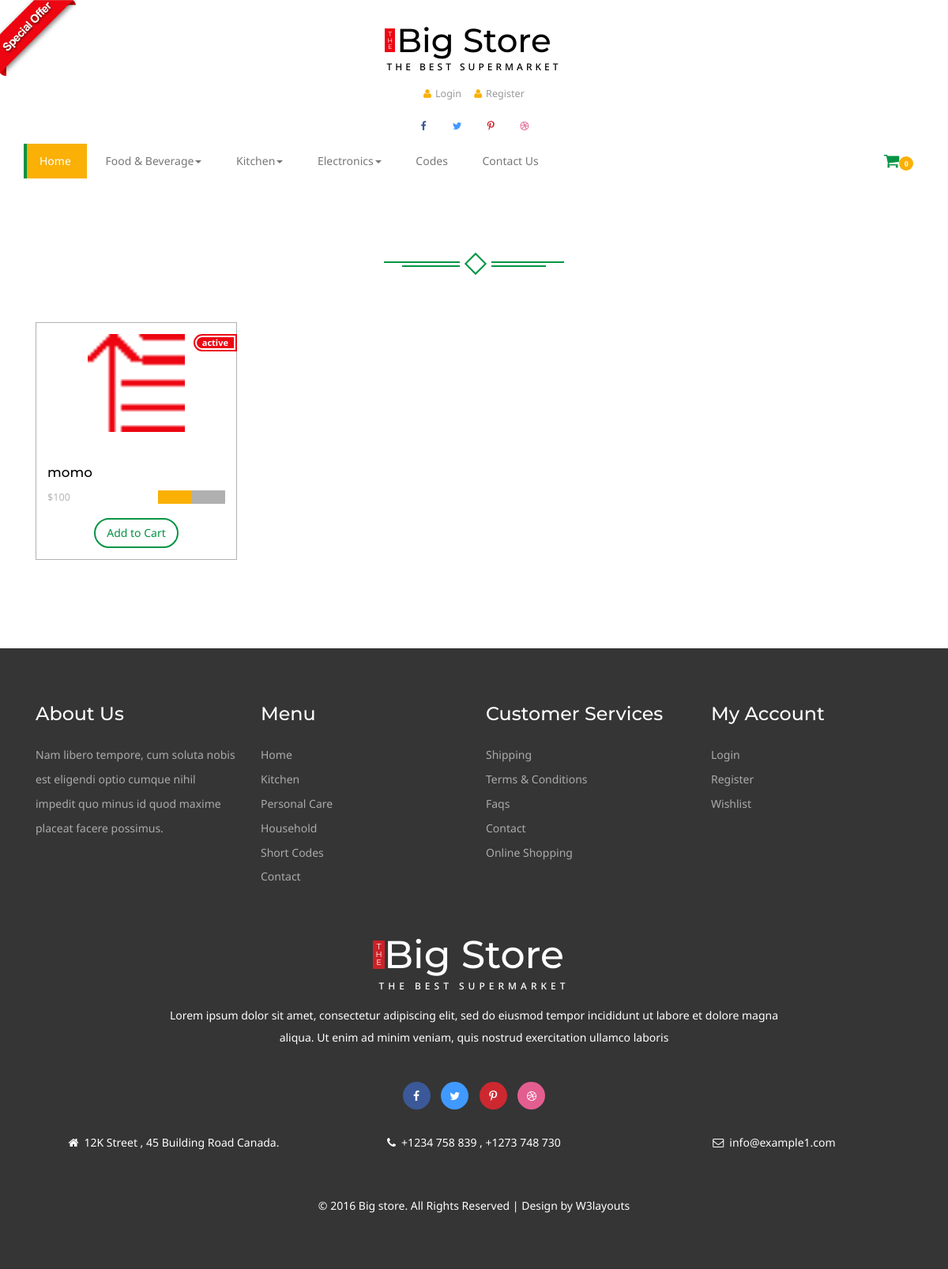
The app's page /subcategory/momo with its own data.
### home/models.py (models this page shows, shortened)
class Category(models.Model):
	name=models.CharField(max_length=300)
	slug=models.CharField(max_length=300)
	image=models.ImageField(upload_to='media')
	status=models.CharField(max_length=300,choices=STATUS,blank=True)

class Product(models.Model):
	name=models.CharField(max_length=300)
	category=models.ForeignKey(Category,on_delete = models.CASCADE)
	subcategory=models.ForeignKey(SubCategory,on_delete = models.CASCADE)
	price=models.IntegerField()
	discounted_price = models.IntegerField(default=0)
	image=models.ImageField(upload_to = 'media')
	description=models.TextField(blank=True)
	overview=models.TextField(blank=True)
	labels=models.CharField(max_length=100,choices=STATUS,blank=True)
	slug=models.CharField(max_length=300,unique = True)

### home/views.py (the view)
# urls.py: path('subcategory/<slug>', SubcategoryView.as_view(),name='home'),
class SubcategoryView(BaseView):
	def get(self,request,slug):
		subcat = SubCategory.objects.get(slug = slug).id
		self.views['subcat_products']=Product.objects.filter(subcategory_id=subcat)
		self.views['subcat_titile']=SubCategory.objects.get(slug = slug).name
		return render(request,'subcategory.html',self.views)

### templates/subcategory.html (shortened to what this page needs)
{% extends 'base.html' %}
{% load static %}
{% block content %}
<div class="content-top offer-w3agile">
	<div class="container ">
		<div class="spec ">
							<div class="ser-t">
					<span><i></i></span>
				</div>
		</div>
						<div class=" con-w3l wthree-of">
							{% for subcat in subcat_products %}
							<div class="col-md-3 pro-1">
								<div class="col-m">
									<a href="#" data-toggle="modal" data-target="#myModal1" class="offer-img">
										<img src="{{subcat.image.url}}" class="img-responsive" alt="">
										<div class="offer"><p><span>{{subcat.labels}}</span></p></div>
									</a>
									<div class="mid-1">
										<div class="women">
											<h6><a href="single.html">{{subcat.name}}</a></h6>
										</div>
										<div class="mid-2">
										{% if subcat.discounted_price > 0 %}
											<p ><label>${{subcat.price}}</label><em class="item_price">${{subcat.discounted_price}}</em></p>
											{% else %}
											<p ><em class="item_price">${{subcat.price}}</em></p>
											{% endif %}
											  <div class="block">
												<div class="starbox small ghosting"> </div>
											</div>
											<div class="clearfix"></div>
										</div>
										<div class="add">
										   <button class="btn btn-danger my-cart-btn my-cart-b " data-id="1" data-name="Moong" data-summary="summary 1" data-price="1.50" data-quantity="1" data-image="images/of.png">Add to Cart</button>
										</div>
									</div>
								</div>
							</div>
							{% endfor %}
							<div class="clearfix"></div>
						 </div>
					</div>
				</div>
{% endblock %}

### templates/base.html (shortened to what this page needs)
<!DOCTYPE html>
{% load static %}
<html>
<head>
<link href="{% static 'css/bootstrap.css' %}" rel='stylesheet' type='text/css' />
<link href="{% static 'css/style.css' %}" rel='stylesheet' type='text/css' />
<link href="{% static 'css/font-awesome.css' %}" rel="stylesheet">
	<link rel="stylesheet" href="{% static 'css/jstarbox.css' %}" type="text/css" media="screen" charset="utf-8" />
</head>
<body>
<a href="offer"><img src="{% static 'images/download.png' %}" class="img-head" alt=""></a>
<div class="header">
		<div class="container">
			<div class="logo">
				<h1 ><a href="index"><b>T<br>H<br>E</b>Big Store<span>The Best Supermarket</span></a></h1>
			</div>
			<div class="head-t">
				<ul class="card">
					{% if user.is_authenticated %}
					<li><a href="wishlist.html" ><i class="fa fa-heart" aria-hidden="true"></i>Wishlist</a></li>
					<li><a href="" ><i class="fa fa-arrow-right" aria-hidden="true"></i>{{user.username}}</a></li>
					<li><a href="accounts/logout" ><i class="fa fa-arrow-right" aria-hidden="true"></i>Logout</a></li>
					<li><a href="about.html" ><i class="fa fa-file-text-o" aria-hidden="true"></i>Order History</a></li>
					<li><a href="shipping.html" ><i class="fa fa-ship" aria-hidden="true"></i>Shipping</a></li>
					{% else %}
					<li><a href="accounts/login" ><i class="fa fa-user" aria-hidden="true"></i>Login</a></li>
					<li><a href="accounts/register" ><i class="fa fa-user" aria-hidden="true"></i>Register</a></li>
					{% endif %}
				</ul>
			</div>
			<div class="header-ri">
				<ul class="social-top">
					<li><a href="#" class="icon facebook"><i class="fa fa-facebook" aria-hidden="true"></i></a></li>
					<li><a href="#" class="icon twitter"><i class="fa fa-twitter" aria-hidden="true"></i></a></li>
					<li><a href="#" class="icon pinterest"><i class="fa fa-pinterest-p" aria-hidden="true"></i></a></li>
					<li><a href="#" class="icon dribbble"><i class="fa fa-dribbble" aria-hidden="true"></i></a></li>
				</ul>
			</div>
				<div class="nav-top">
					<nav class="navbar navbar-default">
					<div class="collapse navbar-collapse" id="bs-megadropdown-tabs">
						<ul class="nav navbar-nav ">
							<li class=" active"><a href="/" class="hyper "><span>Home</span></a></li>
							{% for cat in categories %}
							<li class="dropdown ">
								<a href="#" class="dropdown-toggle  hyper" data-toggle="dropdown" ><span>{{cat.name}}<b class="caret"></b></span></a>
							</li>
							{% endfor %}
							<li><a href="codes" class="hyper"> <span>Codes</span></a></li>
							<li><a href="contact" class="hyper"><span>Contact Us</span></a></li>
						</ul>
					</div>
					</nav>
					 <div class="cart" >
						<span class="fa fa-shopping-cart my-cart-icon"><span class="badge badge-notify my-cart-badge"></span></span>
					</div>
					<div class="clearfix"></div>
				</div>
				</div>
</div>
  {% block content %}
  {% endblock %}
<div class="footer">
	<div class="container">
		<div class="col-md-3 footer-grid">
			<h3>About Us</h3>
			<p>Nam libero tempore, cum soluta nobis est eligendi
				optio cumque nihil impedit quo minus id quod maxime
				placeat facere possimus.</p>
		</div>
		<div class="col-md-3 footer-grid ">
			<h3>Menu</h3>
			<ul>
				<li><a href="/">Home</a></li>
				<li><a href="kitchen">Kitchen</a></li>
				<li><a href="care">Personal Care</a></li>
				<li><a href="hold">Household</a></li>
				<li><a href="codes">Short Codes</a></li>
				<li><a href="contact">Contact</a></li>
			</ul>
		</div>
		<div class="col-md-3 footer-grid ">
			<h3>Customer Services</h3>
			<ul>
				<li><a href="shipping">Shipping</a></li>
				<li><a href="terms">Terms & Conditions</a></li>
				<li><a href="faqs">Faqs</a></li>
				<li><a href="contact">Contact</a></li>
				<li><a href="offer">Online Shopping</a></li>
			</ul>
		</div>
		<div class="col-md-3 footer-grid">
			<h3>My Account</h3>
			<ul>
				<li><a href="login">Login</a></li>
				<li><a href="register">Register</a></li>
				<li><a href="wishlist">Wishlist</a></li>
			</ul>
		</div>
		<div class="clearfix"></div>
			<div class="footer-bottom">
				<h2 ><a href="/"><b>T<br>H<br>E</b>Big Store<span>The Best Supermarket</span></a></h2>
				<p class="fo-para">Lorem ipsum dolor sit amet, consectetur adipiscing elit, sed do eiusmod tempor incididunt ut labore et dolore magna aliqua. Ut enim ad minim veniam, quis nostrud exercitation ullamco laboris</p>
				<ul class="social-fo">
					<li><a href="#" class=" face"><i class="fa fa-facebook" aria-hidden="true"></i></a></li>
					<li><a href="#" class=" twi"><i class="fa fa-twitter" aria-hidden="true"></i></a></li>
					<li><a href="#" class=" pin"><i class="fa fa-pinterest-p" aria-hidden="true"></i></a></li>
					<li><a href="#" class=" dri"><i class="fa fa-dribbble" aria-hidden="true"></i></a></li>
				</ul>
				<div class=" address">
					<div class="col-md-4 fo-grid1">
							<p><i class="fa fa-home" aria-hidden="true"></i>12K Street , 45 Building Road Canada.</p>
					</div>
					<div class="col-md-4 fo-grid1">
							<p><i class="fa fa-phone" aria-hidden="true"></i>+1234 758 839 , +1273 748 730</p>
					</div>
					<div class="col-md-4 fo-grid1">
						<p><a href="mailto:info@example.com"><i class="fa fa-envelope-o" aria-hidden="true"></i>info@example1.com</a></p>
					</div>
					<div class="clearfix"></div>
					</div>
			</div>
		<div class="copy-right">
			<p> &copy; 2016 Big store. All Rights Reserved | Design by  <a href="http://w3layouts.com/"> W3layouts</a></p>
		</div>
	</div>
</div>
</body>
</html>
</body>
</html>

### records on screen
Category: name "Food & Beverage"
Category: name "Kitchen"
Category: name "Electronics"
Product: image (picture), labels "active", name "momo", price "100"
